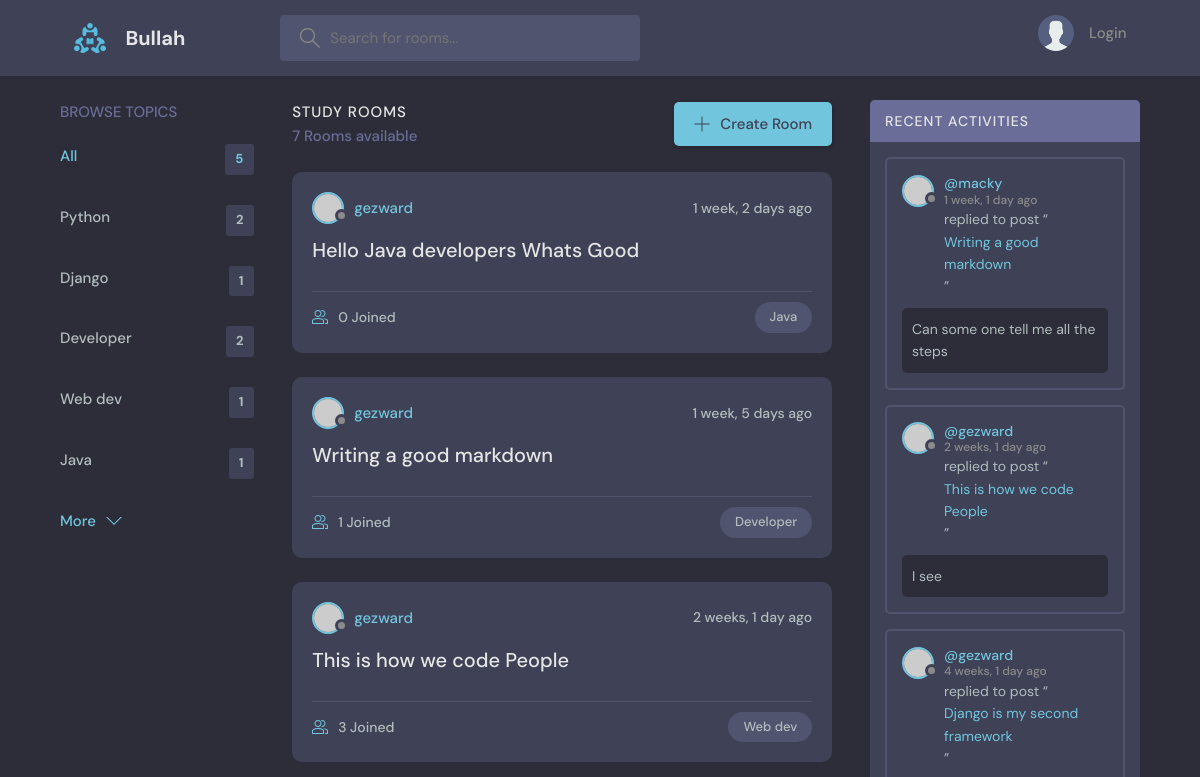
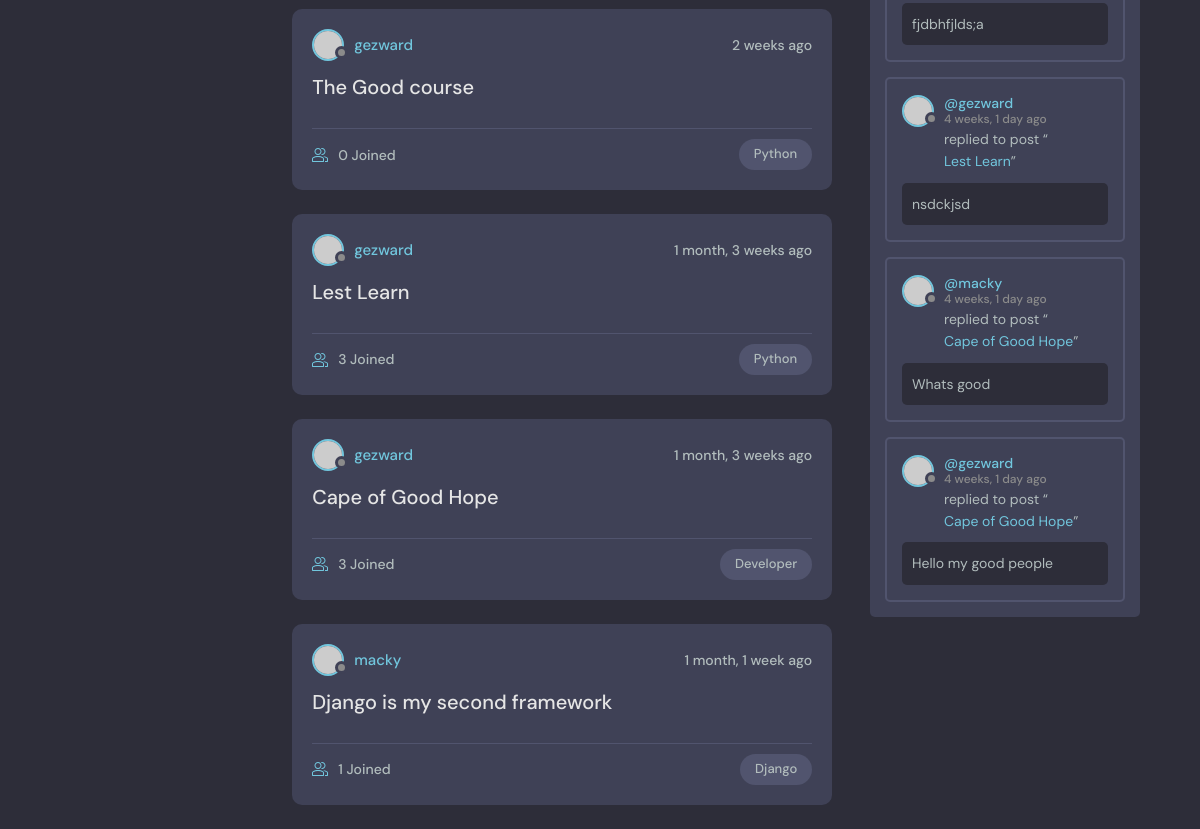
Before: / with the older database file (2 pictures, top to bottom).
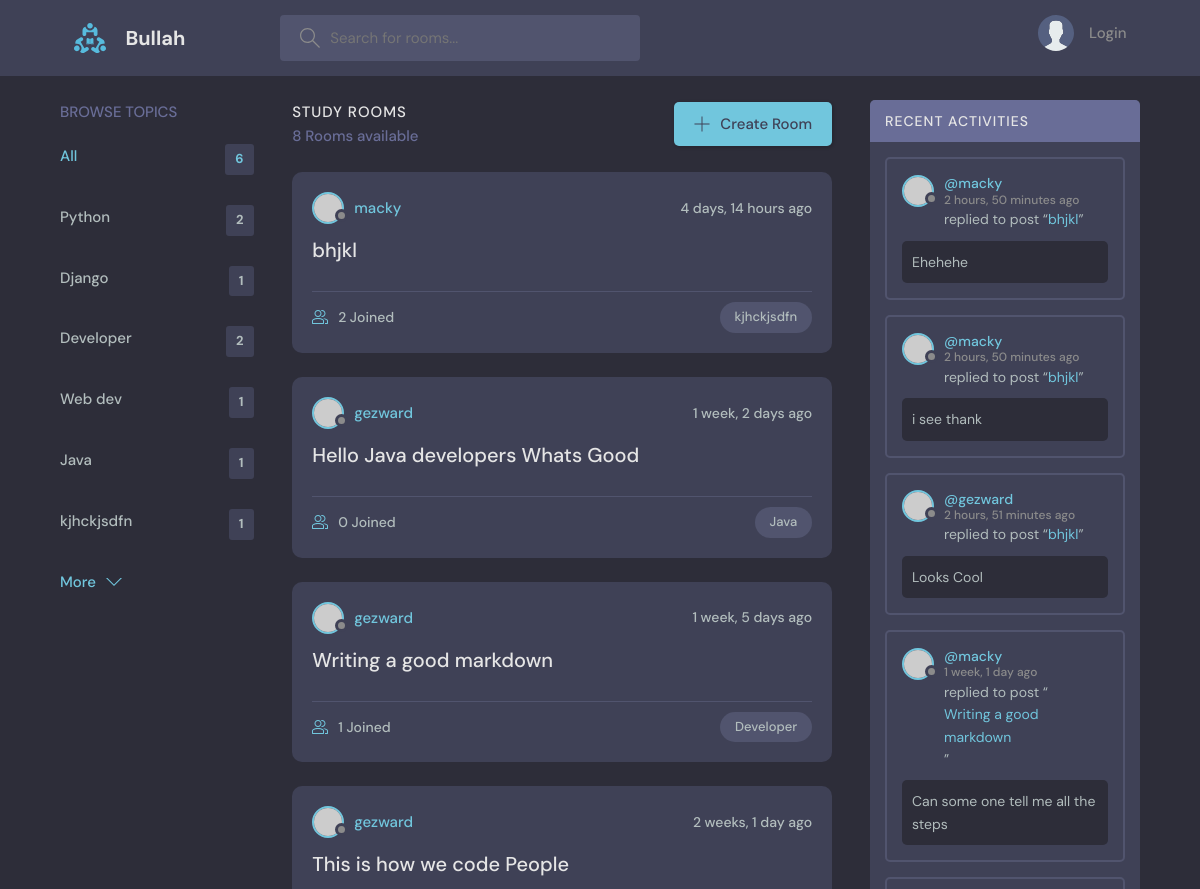
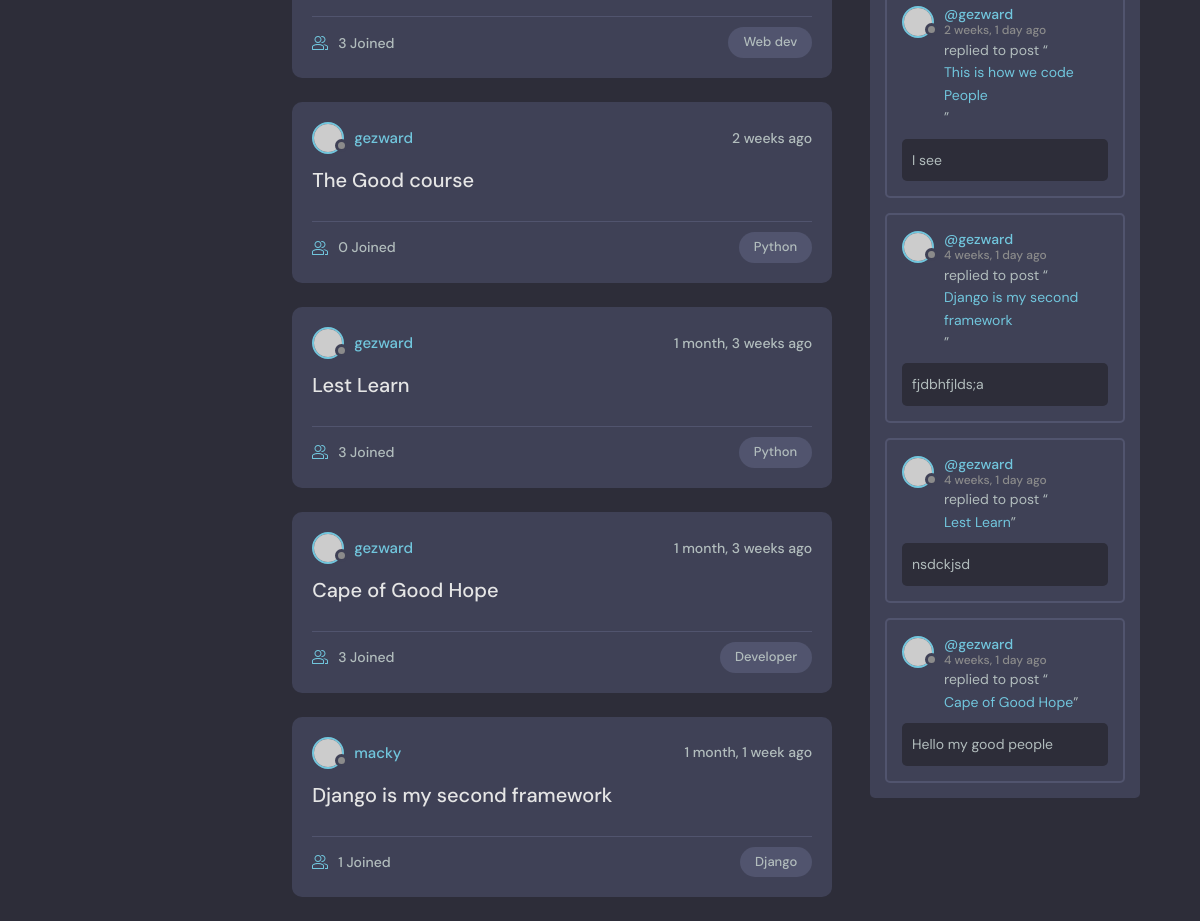
After: the same page with the newer database file (2 pictures, top to bottom).
### base/models.py (models this page shows, shortened)
class Topic(models.Model):
    name = models.CharField(max_length=2000, null=True)

class Room(models.Model):
    host = models.ForeignKey(User, on_delete=models.SET_NULL, null=True)
    topic = models.ForeignKey(Topic, on_delete=models.SET_NULL, null=True)
    name = models.CharField(max_length=200, null=True)
    description = models.TextField(null=True, blank=True)
    participants = models.ManyToManyField(User, related_name='participants', blank=True)
    updated = models.DateTimeField(auto_now=True)
    created = models.DateTimeField(auto_now_add=True)
    class Meta:
        ordering = ['-updated', '-created']
    def __str__(self):
        return self.name

class Message(models.Model):
    user = models.ForeignKey(User, on_delete=models.CASCADE)
    room = models.ForeignKey(Room, on_delete=models.CASCADE)
    body = models.TextField(null=True)
    updated = models.DateTimeField(auto_now=True, null=True)
    created = models.DateTimeField(auto_now_add=True, null=True)
    class Meta:
        ordering = ['-updated', '-created']

### base/views.py (the view)
# urls.py: path('', views.home, name='home'),
def home(request):
    q = request.GET.get('q') if request.GET.get('q') is not None else ''
    rooms = Room.objects.filter(
        Q(topic__name__icontains=q) |
        Q(name__icontains=q) |
        Q(description__icontains=q)
    )
    topics = Topic.objects.all()
    room_count = rooms.count()
    room_messages = Message.objects.filter(Q(room__topic__name__icontains=q))
    context = {'rooms': rooms, 'topics': topics,
               'room_count': room_count, 'room_messages': room_messages}
    return render(request, 'base/home.html', context)

### base/templates/base/home.html (shortened to what this page needs)
{% extends 'main.html' %}
{% block content %}
    <main class="layout layout--3">
        <div class="container">
            {% include 'base/topics_component.html' %}
            <div class="roomList">
                <div class="roomList__header">
                    <div>
                        <h2>Study Rooms</h2>
                        <p>{{ room_count }} Rooms available</p>
                    </div>
                    <a class="btn btn--main" href="{% url 'create-room' %}">
                        <svg version="1.1" xmlns="http://www.w3.org/2000/svg" width="32" height="32"
                             viewBox="0 0 32 32">
                            <title>add</title>
                            <path
                                    d="M16.943 0.943h-1.885v14.115h-14.115v1.885h14.115v14.115h1.885v-14.115h14.115v-1.885h-14.115v-14.115z">
                            </path>
                        </svg>
                        Create Room
                    </a>
                </div>
                {% include 'base/feeds_component.html' %}
            </div>
            {% include 'base/activity_component.html' %}
        </div>
    </main>
{% endblock content %}

### base/templates/base/topics_component.html
<div class="topics">
    <div class="topics__header">
        <h2>Browse Topics</h2>
    </div>
    <ul class="topics__list">
        <li>
            <a href="{% url 'home' %}" class="active">All <span>{{ topics.count }}</span></a>
        </li>
        {% for topic in topics %}
            <li>
                <a href="{% url 'home' %}?q={{ topic.name }}">{{ topic.name }} <span>{{ topic.room_set.all.count }}</span></a>
            </li>
        {% endfor %}
    </ul>
    <a class="btn btn--link" href="topics.html">
        More
        <svg version="1.1" xmlns="http://www.w3.org/2000/svg" width="32" height="32" viewBox="0 0 32 32">
            <title>chevron-down</title>
            <path d="M16 21l-13-13h-3l16 16 16-16h-3l-13 13z"></path>
        </svg>
    </a>
</div>

### base/templates/base/feeds_component.html (shortened to what this page needs)
{% for room in rooms %}
    <div class="roomListRoom">
        <div class="roomListRoom__header">
            <a href="{% url 'user-profile' room.host.id %}" class="roomListRoom__author">
                <div class="avatar avatar--small">
                    <img src="https://randomuser.me/api/portraits/women/11.jpg"/>
                </div>
                <span>{{ room.host.username }}</span>
            </a>
            <div class="roomListRoom__actions">
                <span>{{ room.created | timesince }} ago</span>
            </div>
        </div>
        <div class="roomListRoom__content">
            <a href="{% url 'room' room.id %}">{{ room.name }}</a>
        </div>
        <div class="roomListRoom__meta">
            <a href="{% url 'room' room.id %}" class="roomListRoom__joined">
                {{ room.participants.all.count }} Joined
            </a>
            <p class="roomListRoom__topic">{{ room.topic.name }}</p>
        </div>
    </div>
{% endfor %}

### base/templates/base/activity_component.html (shortened to what this page needs)
<div class="activities">
    <div class="activities__header">
        <h2>Recent Activities</h2>
    </div>
    {% for message in room_messages %}
        <div class="activities__box">
            <div class="activities__boxHeader roomListRoom__header">
                <a href="{% url 'user-profile' message.user.id %}" class="roomListRoom__author">
                    <div class="avatar avatar--small">
                        <img src="https://randomuser.me/api/portraits/women/11.jpg"/>
                    </div>
                    <p>
                        @{{ message.user }}
                        <span>{{ message.created|timesince }} ago</span>
                    </p>
                </a>
            </div>
            <div class="activities__boxContent">
                <p>replied to post “<a href="{% url 'room' message.room.id %}">{{ message.room}}</a>”</p>
                <div class="activities__boxRoomContent">
                    {{ message.body }}
                </div>
            </div>
        </div>
    {% endfor %}
</div>

Changed rows visible on the page:
removed Message: user "macky", created "4 weeks, 1 day", room "Cape of Good Hope", body "Whats good"
added Topic: name "kjhckjsdfn", room_set.all.count "1"
added Room: host.username "macky", created "4 days, 14 hours", name "bhjkl", participants.all.count "2", topic.name "kjhckjsdfn"
added Message: user "macky", created "2 hours, 50 minutes", room "bhjkl", body "Ehehehe"
added Message: user "macky", created "2 hours, 50 minutes", room "bhjkl", body "i see thank"
added Message: user "gezward", created "2 hours, 51 minutes", room "bhjkl", body "Looks Cool"
Other visible differences:
{{ topics.count }}: "5" → "6"
{{ room_count }}: "7" → "8"
